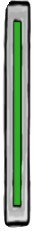
#> input picture TEK-1/JAM/BaptisteAndMoniqueAtTheParisSummerOlympics/assets/blocks/DG_map.png, 33 x 231 px, given in place of B.png, which was not available
$ python map_creator.py
#> lines starting #> are read from the running program, lines starting #| are printed output that depends on the picture; pictures that were not available may be replaced by others from this repository, and a replacement may not be noted
#!/usr/bin/env python3

import json
import tkinter as tk
from PIL import Image, ImageTk
import sys

map_data = {
    "startPosP1": {"x": "0.0", "y": "0.0"},
    "startPosP2": {"x": "0.0", "y": "0.0"},
    "endPosP1": {"x": "0.0", "y": "0.0"},
    "endPosP2": {"x": "0.0", "y": "0.0"},
    "sky": "sky_path",
    "blocks": [],
}

available_blocks = [
    {
        "type": "B_map",
        "texture": "./assets/blocks/B.png"
    },
    {
        "type": "T1_map",
        "texture": "./assets/blocks/T1.png"
    },
    {
        "type": "T2_map",
        "texture": "./assets/blocks/T2.png"
    },
    {
        "type": "T3_map",
        "texture": "./assets/blocks/T3.png"
    },
    {
        "type": "T4_map",
        "texture": "./assets/blocks/T4.png"
    }
]

block_size = 20
grid_width = 40  # In blocks
grid_height = 30  # In blocks

window = tk.Tk()

if len(sys.argv) > 1:
    with open(sys.argv[1], "r") as f:
        map_data = json.load(f)

    for block in map_data["blocks"]:
        image = Image.open(block["texture"])
        image = image.resize((block_size, block_size))
        block['image'] = ImageTk.PhotoImage(image)
        # Create a semi-transparent version of the block
        image = image.copy()
        image.putalpha(200)
        block['image_hover'] = ImageTk.PhotoImage(image)

for block in available_blocks:
    image = Image.open(block["texture"])
#> image is the input picture: PIL image 33x231 RGBA; mean R, G, B, A 99.7, 119.9, 98.4, 201.6
    image = image.resize((block_size, block_size))
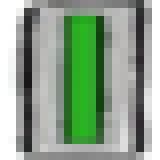
#> image: PIL image 20x20 RGBA (shown 8 times larger); mean R, G, B, A 106.1, 126.4, 104.9, 202.4; transparent parts drawn white
    block['image'] = ImageTk.PhotoImage(image)
    # Create a semi-transparent version of the block
    image = image.copy()
    image.putalpha(200)
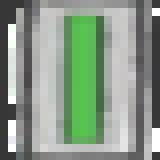
#> image: PIL image 20x20 RGBA (shown 8 times larger); mean R, G, B, A 106.1, 126.4, 104.9, 200; transparent parts drawn white
    block['image_hover'] = ImageTk.PhotoImage(image)
#> pass 2 of the loop `for block in available_blocks:`:
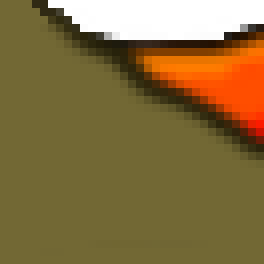
#> input picture TEK-1/JAM/BaptisteAndMoniqueAtTheParisSummerOlympics/assets/blocks/F1_map.png, 33 x 33 px, given in place of T1.png, which was not available (shown 8 times larger)
#> image is the input picture: PIL image 33x33 RGBA; mean R, G, B, A 114.6, 92.1, 44.8, 229.2
#> `image = image.resize((block_size, block_size))`:
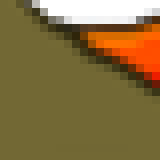
#> image: PIL image 20x20 RGBA (shown 8 times larger); mean R, G, B, A 112, 89.8, 42.9, 229.2; transparent parts drawn white
#> `image.putalpha(200)`:
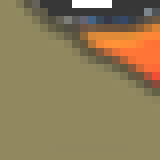
#> image: PIL image 20x20 RGBA (shown 8 times larger); mean R, G, B, A 112, 89.8, 42.9, 200; transparent parts drawn white
#> (the run stopped early here; a loop or call above may not have finished)
